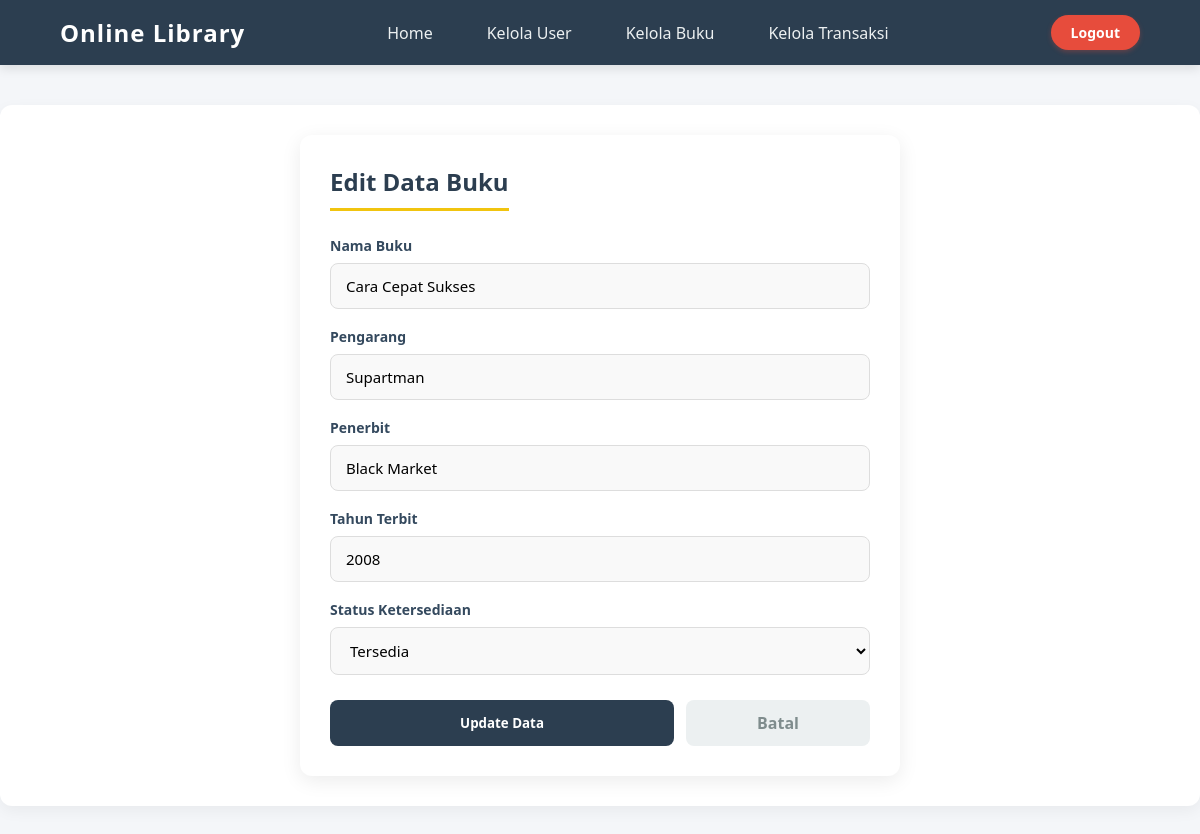
Page /admin/config_buku/edit_buku.php?id=4 on the committed database.
### tables this page shows
CREATE TABLE `buku` (
  `id_buku` int NOT NULL,
  `nama_buku` varchar(100) NOT NULL,
  `pengarang` varchar(30) NOT NULL,
  `penerbit` varchar(100) NOT NULL,
  `tahun_terbit` year NOT NULL,
  `status` enum('Tersedia','Tidak','Dipinjam','Kembali') NOT NULL
);

### admin/config_buku/edit_buku.php (the view, shortened to what this page needs)
<?php
include '../../config/config.php';
$id = $_GET['id'];
$buku = mysqli_fetch_assoc(
    mysqli_query($koneksi, "SELECT * FROM buku WHERE id_buku='$id'")
);
?>
<!DOCTYPE html>
<html lang="id">
<head>
    <link rel="stylesheet" href="/css/buku/edit_buku.css">
</head>
<body>
    <?php include '../navbar.php'; ?>
    <div class="container">
        <div class="form-card">
            <h2>Edit Data Buku</h2>
            <form method="post" action="proses_edit_buku.php">
                <div class="form-group">
                    <label>Nama Buku</label>
                    <input type="text" name="nama_buku" value="<?= $buku['nama_buku']; ?>" required>
                </div>
                <div class="form-group">
                    <label>Pengarang</label>
                    <input type="text" name="pengarang" value="<?= $buku['pengarang']; ?>" required>
                </div>
                <div class="form-group">
                    <label>Penerbit</label>
                    <input type="text" name="penerbit" value="<?= $buku['penerbit']; ?>" required>
                </div>
                <div class="form-group">
                    <label>Tahun Terbit</label>
                    <input type="number" name="tahun_terbit" value="<?= $buku['tahun_terbit']; ?>" required>
                </div>
                <div class="form-group">
                    <label>Status Ketersediaan</label>
                    <select name="status">
                        <option value="Tersedia" <?= ($buku['status'] == 'Tersedia') ? 'selected' : ''; ?>>Tersedia</option>
                    </select>
                </div>
                <div class="button-group">
                    <button type="submit" name="update" class="btn-update">Update Data</button>
                    <a href="/admin/kelola_buku.php" class="btn-cancel">Batal</a>
                </div>
            </form>
        </div>
    </div>
</body>
</html>

### css/buku/edit_buku.css (style rules this page uses)
.container { max-width: 1200px; margin: 40px auto; padding: 0 20px; }
.form-card { background: #ffffff; padding: 30px; border-radius: 12px; box-shadow: 0 5px 20px rgba(0, 0, 0, 0.08); max-width: 600px; margin: 0 auto; }
.form-card h2 { color: #2c3e50; margin-bottom: 25px; padding-bottom: 10px; border-bottom: 3px solid #f1c40f; display: inline-block; }
.form-group { margin-bottom: 18px; }
.form-group label { display: block; font-weight: 600; color: #34495e; margin-bottom: 8px; font-size: 14px; }
.form-group input, .form-group select { width: 100%; padding: 12px 15px; border: 1px solid #ddd; border-radius: 8px; font-size: 15px; transition: all 0.3s ease; background-color: #f9f9f9; }
.button-group { display: flex; gap: 12px; margin-top: 25px; }
.btn-update { flex: 2; background-color: #2c3e50; color: white; padding: 12px; border: none; border-radius: 8px; font-weight: bold; cursor: pointer; transition: background 0.3s; }
.btn-cancel { flex: 1; text-align: center; background-color: #ecf0f1; color: #7f8c8d; padding: 12px; text-decoration: none; border-radius: 8px; font-weight: 600; transition: 0.3s; }

### css/navbar.css (style rules this page uses)
* { margin: 0; padding: 0; box-sizing: border-box; font-family: 'Segoe UI', Tahoma, Geneva, Verdana, sans-serif; }
body { background-color: #f4f6f9; color: #333; }
.container { max-width: 1200px; margin: 40px auto; padding: 30px; background: white; border-radius: 12px; box-shadow: 0 5px 15px rgba(0,0,0,0.05); }

### rows in the picture
buku: nama_buku "Cara Cepat Sukses", pengarang "Supartman", penerbit "Black Market", tahun_terbit "2008", status "Tersedia"
